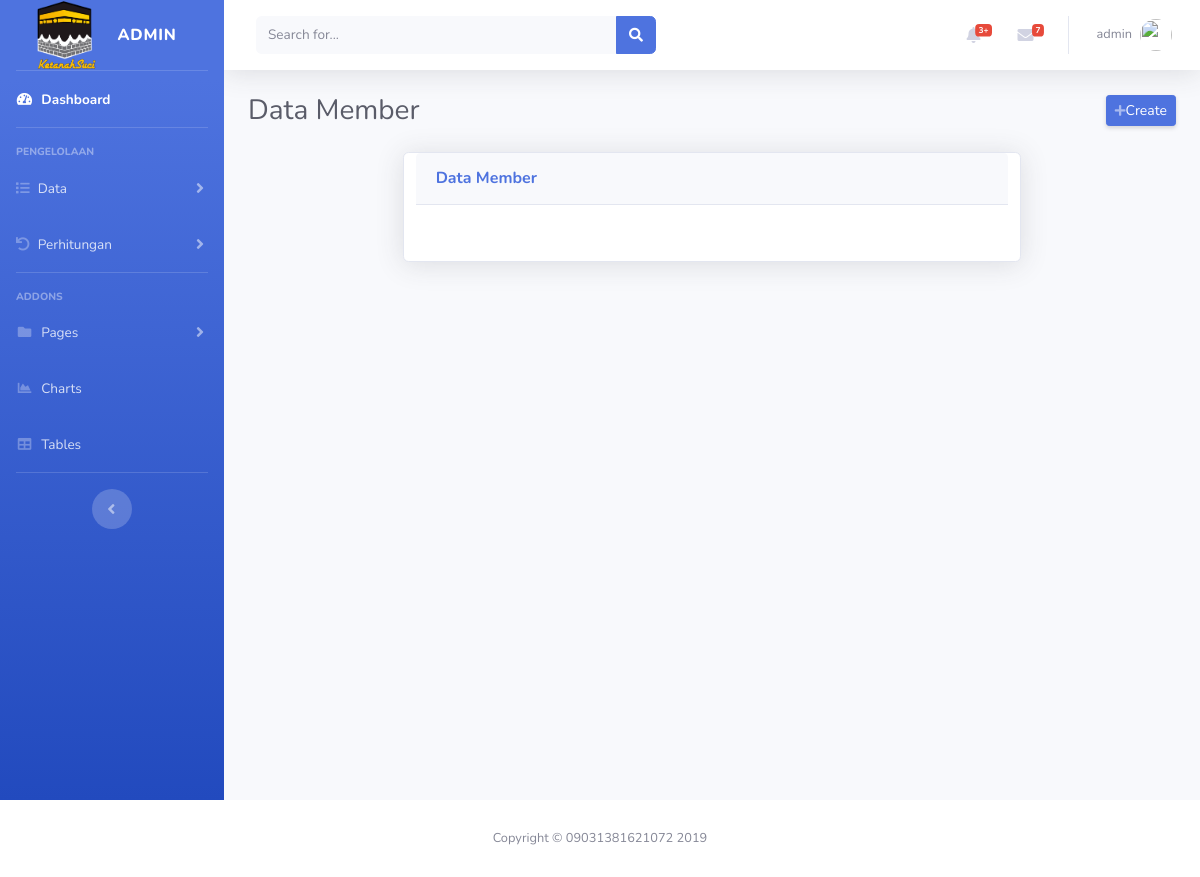
Page /index.php?url=data_customer (signed in) on the earlier database version.
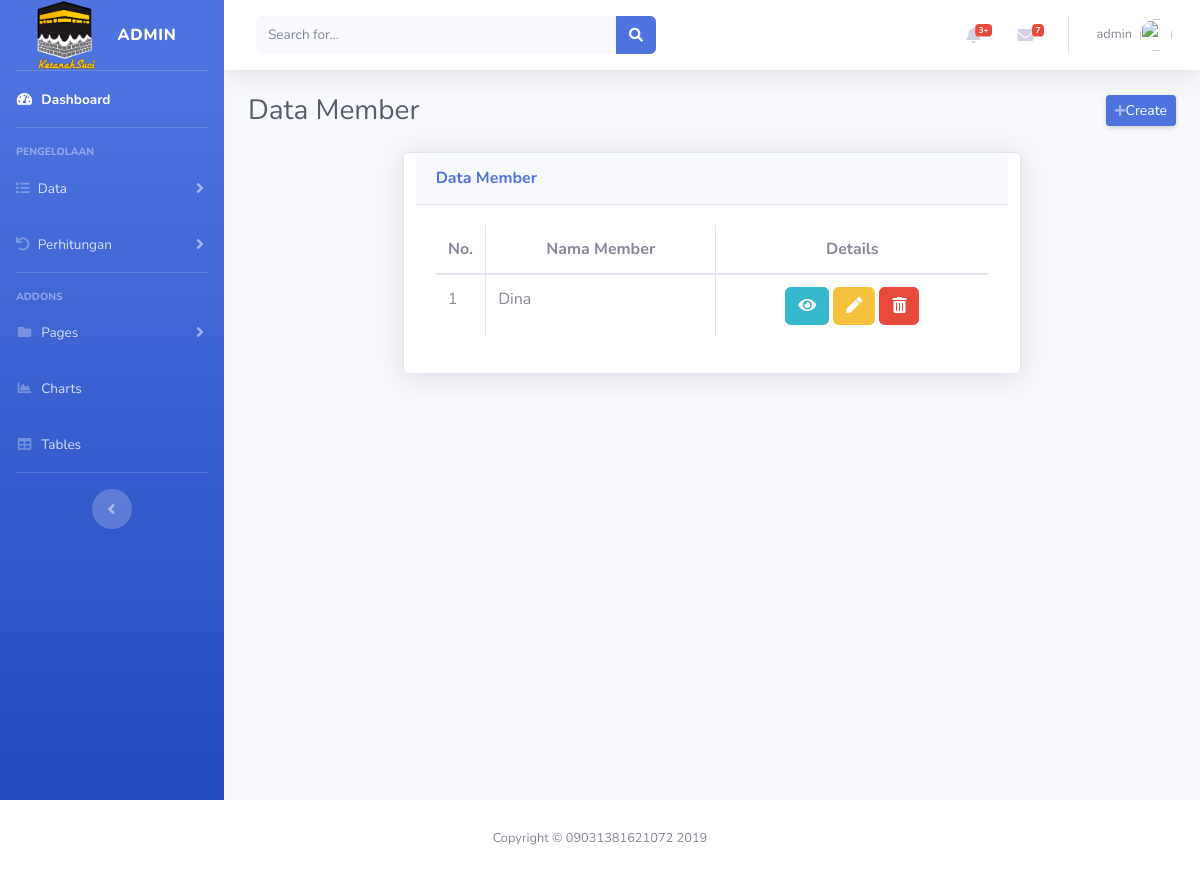
Same page on the later database version.
### tables this page shows
CREATE TABLE `tbl_data_member` (
  `id` int(11) NOT NULL,
  `id_member` varchar(50) NOT NULL,
  `nama` varchar(50) NOT NULL,
  `alamat` varchar(100) NOT NULL
);

### config/routes.php (called while the page is built, shortened)
<?php
$include = [];
if(isset($_GET['url'])){
	switch ($_GET['url']) {
		case 'data_customer':
			$include[] = 'halaman/customer/index.php';
			break;
	}
}else{
	header('location:/spk_tugasakhir/pengguna_dashboard.php');
}
?>

### config/customer/load_data.php (called while the page is built)
<?php
include 'config/koneksi.php';
$hasil = mysqli_query($koneksi, "SELECT * FROM tbl_data_member");
while ($data = mysqli_fetch_assoc($hasil)) {
	$datas[] = $data;
}
 ?>

### halaman/customer/index.php (the view)
<div class="container-fluid">
<div class="d-sm-flex align-items-center justify-content-between mb-4">
  <h1 class="h3 mb-0 text-gray-800">Data Member</h1>
  <a href="index.php?url=data_customer_create" class="d-none d-sm-inline-block btn btn-sm btn-primary shadow-sm"><i class="fas fa-plus fa-sm text-white-50"></i>Create</a>
</div>
<div class="card shadow col-xl-8 mb-4 mx-auto">
 <div class="card-header py-3">
     <h6 class="m-0 font-weight-bold text-primary"> Data Member</h6>
 </div>
 <div class="card-body">
     <div class="table-responsive">
         <table class="table table-bordered" id="dataTable" widht="100%" cellspacing="0">
              <thead>
                <?php
                $i=1;
                if(isset($datas)):
                foreach($datas as $c):
                ?>
                  <tr align="center">
                      <th width="50">No.</th>
                      <th>Nama Member</th>
                      <th>Details</th>
                  </tr>
              </thead>
              <tbody>
                  <tr>
                      <td><?php echo $i++;?></td>
                      <td><?php echo $c['nama']; ?></td>
                      <td align="center">
                          <a href="index.php?url=data_customer_read" class="btn btn-xs btn-info" title="lihat">
                              <i class="fa fa-eye"></i>
                          </a>
                          <a href="data_pengguna_edit.html" class="btn btn-xs btn-warning" title="Edit">
                              <i class="fas fa-pen"></i>
                          </a>
                          <a href="data_pengguna_delete.html" class="btn btn-xs btn-danger" title="delete" onclick="retrun confirm('Apakah anda yakin ingin menghapus?')">
                              <i class="fas fa-trash-alt"></i>
                          </a>
                      </td>
                  </tr>
                  <?php endforeach; ?>
                <?php endif; ?>
              </tbody>
         </table>
     </div>
 </div>
</div>
</div>
</div>
</div>
</div>

### index.php (shortened to what this page needs)
<?php
include 'config/routes.php';
if($_SESSION['level'] == 'admin'){
	   include 'halaman/admin_header.php';
	   } else if ($_SESSION['level'] == 'agent'){
	  include 'halaman/agent_travel_header.php';
	   }
foreach ($req as $key => $value) {
	require_once $value;
}
foreach ($include as $key => $value) {
	require_once $value;
}
include 'halaman/footer.php';
?>

Differences in the rows shown:
added tbl_data_member: nama "Dina"
